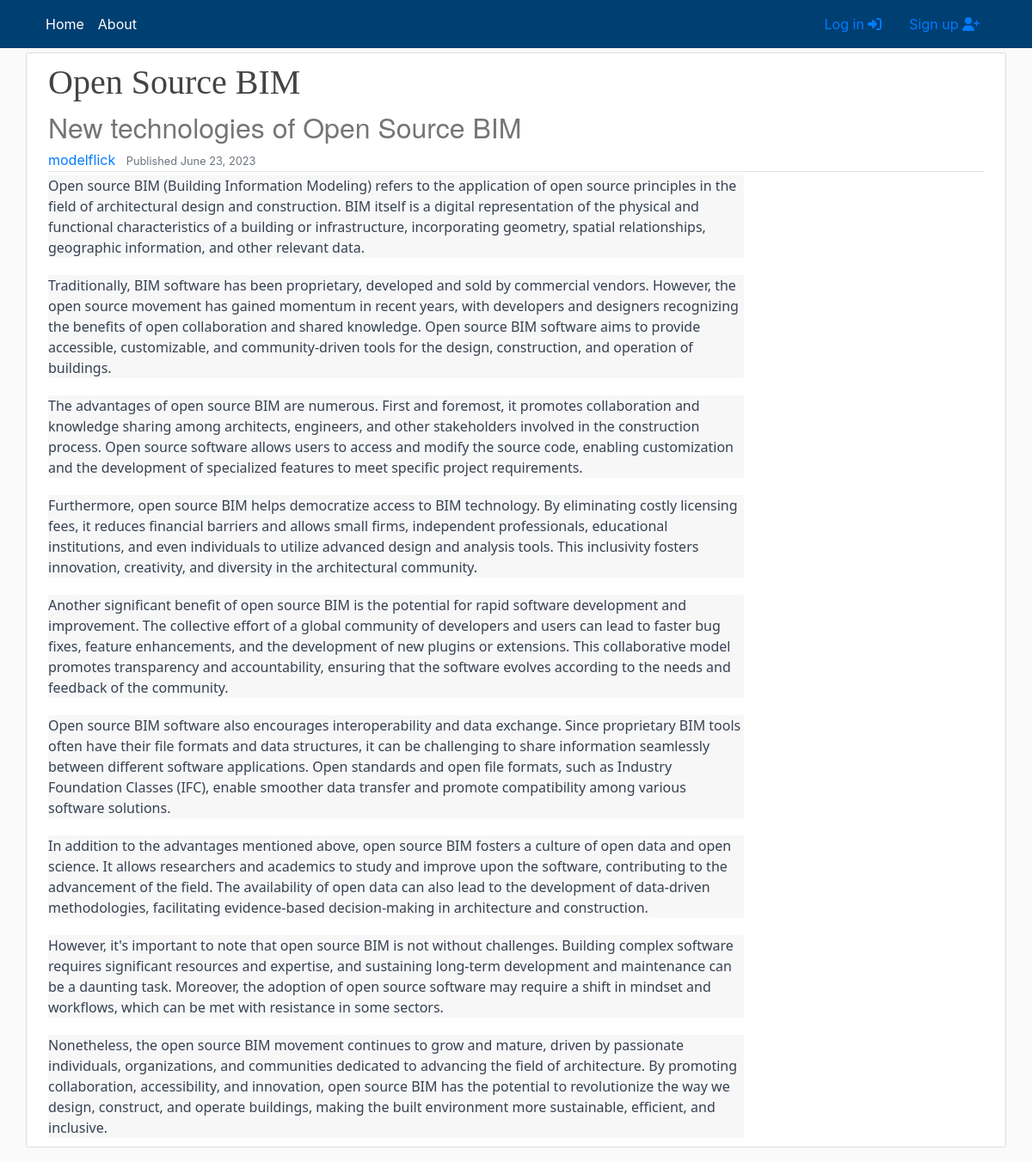
/bim/opensourcebim, run on the app's committed database.
### main/models.py (models this page shows, shortened)
class Article(models.Model):
    def image_upload_to(self, instance=None):
        if instance:
            return os.path.join("ArticleSeries", slugify(self.series.slug),slugify(self.article_slug), instance)
        return None
    title = models.CharField(max_length=200)
    subtitle = models.CharField(max_length=200, default = '', blank = True)
    article_slug = models.SlugField('Article slug', null=False, blank= False, unique=True)
    content = HTMLField(blank=True, default='')
    notes = HTMLField(blank=True, default='')
    published = models.DateTimeField('Date published', default=timezone.now)
    modified = models.DateTimeField('Date modified', default=timezone.now)
    series = models.ForeignKey(ArticleSeries, default= '', verbose_name='Series', on_delete=models.SET_DEFAULT)
    author = models.ForeignKey(get_user_model(), default=1, on_delete=models.SET_DEFAULT)
    image = models.ImageField(default = 'default/noimage.jpg',upload_to = image_upload_to, max_length = 255)
    @property
    def slug(self):
        return self.series.slug + '/' + self.article_slug
    class Meta:
        verbose_name_plural = 'Article'
        ordering = ['-published']

### users/models.py (models this page shows)
class CustomUser(AbstractUser):
    def image_upload_to(self, instance=None):
        if instance:
            return os.path.join("Users", self.username, instance)
        return None
    STATUS = (
        ('regular','regular'),
        ('subscriber','subscriber'),
        ('moderator','moderator')
    )
    email = models.EmailField(unique=True)
    status = models.CharField(max_length=100, choices=STATUS, default='regular')
    description = models.TextField('Description', max_length=600, default='', blank = True)
    image = models.ImageField(default = 'default/user.jpg',upload_to = image_upload_to)
    def __str__(self):
        return self.username

### main/views.py (the view)
# urls.py: path('<series>/<article>', views.article, name = 'series'),
def article(request, series: str, article: str):
    matching_article = Article.objects.filter(series__slug=series, article_slug = article).first()
    return render(
        request=request,
        template_name = 'main/article.html',
        context = {'object': matching_article}
        )

### main/templates/main/article.html
{% extends "main/header.html" %}
{% block content %}
<div class="row media content-section mobiledevice">
    <div class="col-lg-12 col-md-12 col-sm-12">
        <div class="d-flex">
            <div>
                <h1 class="title-style">{{ object.title }}</h1>
                <h2 class="subtitle-style">{{ object.subtitle }}</h2>
            </div>
        </div>
        <div class="d-flex article-metadata">
            <div>
                <a class='mr-2' href="{% url 'profile' object.author %}">{{ object.author }}</a>
                <small class="text-muted">Published {{ object.published|date:"F d, Y" }}</small>
            </div>
        </div>
    </div>
    <div class="col-lg-9 col-md-12 col-sm-12" id="content">
        <div class="article-style">
            {{ object.content|safe }}
        </div>
    </div>
{% endblock content %}

### main/static/main/main.css (style rules this page uses)
:root { --footercolor: #003F72; --navbarcolor: #003F72; --btncolor: #003F72; --socialcolor: #003F72; --brightText: #ffffff; }
body { background: #fafafa; }
h1, h2, h3, h4, h5, h6 { color: #444444; }
.content-section { background: #ffffff; padding: 10px 20px; border: 1px solid #dddddd; border-radius: 3px; margin-bottom: 20px; }
.article-metadata { padding-bottom: 1px; margin-bottom: 4px; border-bottom: 1px solid #e3e3e3 }
@media screen and (min-width: 600px) { .mobiledevice { padding-left: 10px; padding-right: 10px; } }
.title-style { font-family: fell, Georgia, Cambria, 'Times New Roman', Times, serif !important; }
.subtitle-style { font-family: sohne, 'Helvetica Neue', Helvetica, Arial, sans-serif !important; color: rgba(117, 117, 117, 1) !important; }

### data on the page
Article: title "Open Source BIM", subtitle "New technologies of Open Source BIM", author "modelflick", published "June 23, 2023", content "Open source BIM (Building Information Modeling) refers to the application of open source principles in the field of architectural design and construction. BIM itself is a digital representation of the physical and functional characteristics of a building or infrastructure, incorporating geometry, spatial relationships, geographic information, and other relevant data. Traditionally, BIM software has been proprietary, developed and sold by commercial vendors. However, the open source movement has gained momentum in recent years, with developers and designers recognizing the benefits of open collaboration and shared knowledge. Open source BIM software aims to provide accessible, customizable,…"
